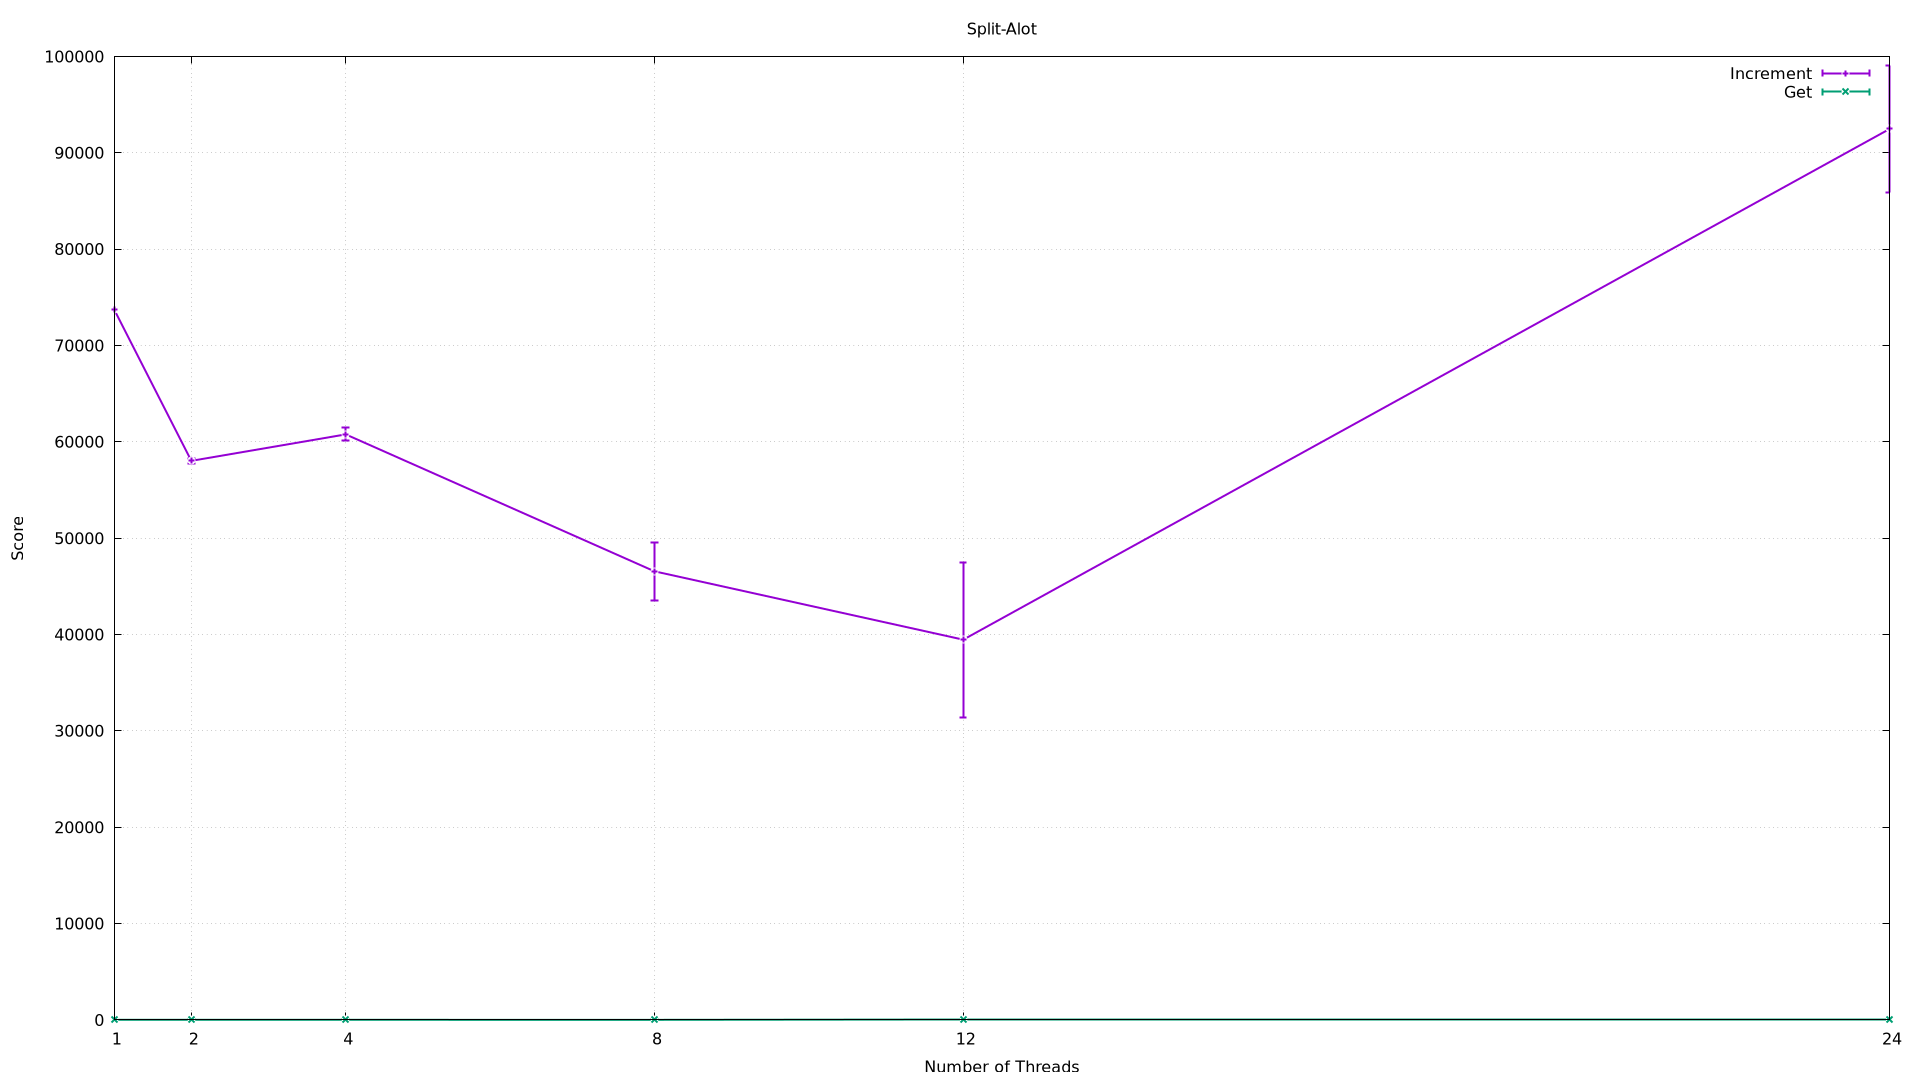

The gnuplot source for this figure:
set terminal pngcairo size 1920,1080
set output 'Split-Alot.png'
set title 'Split-Alot'
set xlabel 'Number of Threads'
set xtics (1, 2, 4, 8, 12, 24)
set ylabel 'Score'
set yrange [0:*]
set grid
plot 'Split-Alot.dat' index 0 title 'Increment' with yerrorlines linewidth 2, \
     'Split-Alot.dat' index 1 title 'Get' with yerrorlines linewidth 2
